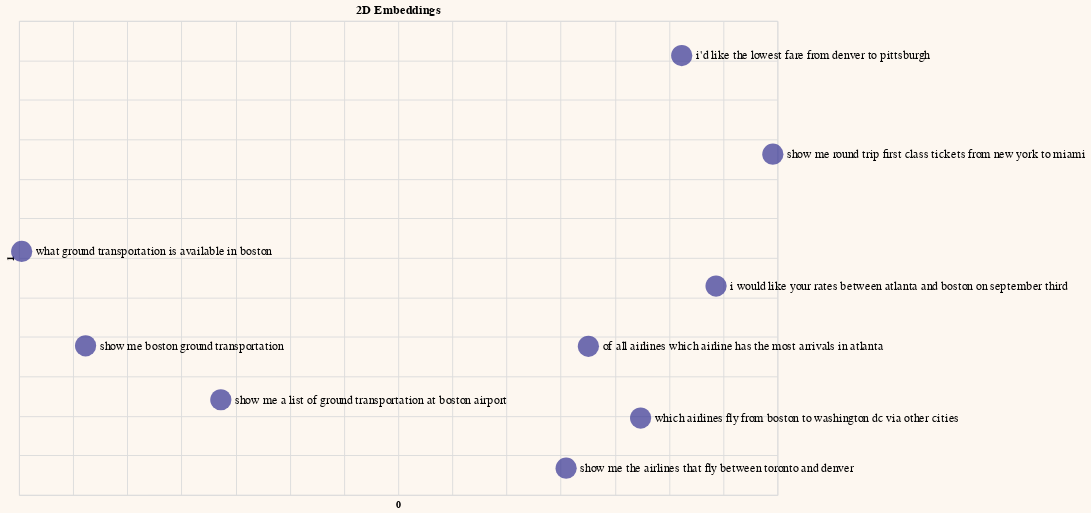

Here is the notebook cell this chart was saved with:
### Code cell
# Reduce embeddings to 2 principal components to aid visualization
embeds_pc2 = get_pc(embeds, 2)

# Add the principal components to dataframe
df_pc2 = pd.concat([df, pd.DataFrame(embeds_pc2)], axis=1)

# Plot the 2D embeddings on a chart
df_pc2.columns = df_pc2.columns.astype(str)
generate_chart(df_pc2.iloc[:sample],'0','1',title='2D Embeddings')

### Figure 1 — Vega-Lite specification as saved in the notebook (floating-point values rounded to 4 significant figures; data arrays with more than 128 entries replaced by an {"elided": "..."} marker saying what was removed)
{"config": {"view": {"continuousWidth": 400, "continuousHeight": 300}, "background": "#FDF7F0", "legend": {"labelFontSize": 18, "orient": "bottom", "titleFontSize": 18}}, "layer": [{"mark": {"type": "circle", "size": 500}, "encoding": {"color": {"value": "#333293"}, "tooltip": [{"field": "query", "type": "nominal"}], "x": {"axis": {"domain": false, "labels": false, "ticks": false}, "field": "0", "scale": {"zero": false}, "type": "quantitative"}, "y": {"axis": {"domain": false, "labels": false, "ticks": false}, "field": "1", "scale": {"zero": false}, "type": "quantitative"}}}, {"mark": {"type": "text", "align": "left", "baseline": "middle", "color": "black", "dx": 15, "size": 13}, "encoding": {"color": {"value": "black"}, "text": {"field": "query", "type": "nominal"}, "tooltip": [{"field": "query", "type": "nominal"}], "x": {"axis": {"domain": false, "labels": false, "ticks": false}, "field": "0", "scale": {"zero": false}, "type": "quantitative"}, "y": {"axis": {"domain": false, "labels": false, "ticks": false}, "field": "1", "scale": {"zero": false}, "type": "quantitative"}}}], "data": {"name": "data-a995b96df8506ab20ef1f44ac36f62ab"}, "height": 500, "title": "2D Embeddings", "width": 800, "$schema": "https://vega.github.io/schema/vega-lite/v4.17.0.json", "datasets": {"data-a995b96df8506ab20ef1f44ac36f62ab": [{"query": " which airlines fly from boston to washington dc via other cities", "query_embeds": {"elided": "1024 float values"}, "0": 0.07379, "1": -0.2528}, {"query": " show me the airlines that fly between toronto and denver", "query_embeds": {"elided": "1024 float values"}, "0": 0.00505, "1": -0.3162}, {"query": " show me round trip first class tickets from new york to miami", "query_embeds": {"elided": "1024 float values"}, "0": 0.1958, "1": 0.08121}, {"query": " i'd like the lowest fare from denver to pittsburgh", "query_embeds": {"elided": "1024 float values"}, "0": 0.1117, "1": 0.206}, {"query": " show me a list of ground transportation at boston airport", "query_embeds": {"elided": "1024 float values"}, "0": -0.3137, "1": -0.2296}, {"query": " show me boston ground transportation", "query_embeds": {"elided": "1024 float values"}, "0": -0.4385, "1": -0.1614}, {"query": " of all airlines which airline has the most arrivals in atlanta", "query_embeds": {"elided": "1024 float values"}, "0": 0.0256, "1": -0.1619}, {"query": " what ground transportation is available in boston", "query_embeds": {"elided": "1024 float values"}, "0": -0.4975, "1": -0.04186}, {"query": " i would like your rates between atlanta and boston on september third", "query_embeds": {"elided": "1024 float values"}, "0": 0.1434, "1": -0.0857}]}}
